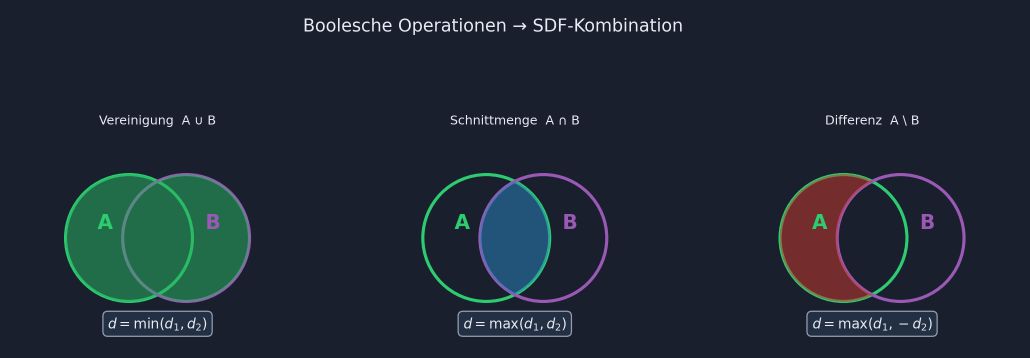
#> input picture presentation/csg-deep-dive/assets/diagrams/01-boolean-venn.png, 2059 x 715 px (shown at 1/2 size); its folder holds 5 pictures in this run
$ python export_pdf.py
#> lines starting #> are read from the running program, lines starting #| are printed output that depends on the picture
#!/usr/bin/env python3
"""Export slide-style PDFs from generated PNG diagrams (no LaTeX required)."""

from __future__ import annotations

from pathlib import Path

import matplotlib.pyplot as plt
import matplotlib.image as mpimg
from matplotlib.backends.backend_pdf import PdfPages

ROOT = Path(__file__).resolve().parent
DIAG = ROOT / "assets" / "diagrams"

BG = "#1a1f2e"
FG = "#e8ecf4"
ACCENT = "#4a90d9"
MUTED = "#9aa5b8"

# reserved header band (figure coords)
TITLE_Y = 0.94
SUBTITLE_Y = 0.875
CONTENT_TOP = 0.82   # nothing may extend above this when subtitle present
CONTENT_TOP_NO_SUB = 0.88


def slide(fig, title: str, subtitle: str | None = None) -> tuple:
    fig.patch.set_facecolor(BG)
    ax = fig.add_axes([0, 0, 1, 1])
    ax.set_facecolor(BG)
    ax.axis("off")
    ax.text(0.06, TITLE_Y, title, color=FG, fontsize=22, weight="bold", va="top")
    top = CONTENT_TOP_NO_SUB
    if subtitle:
        ax.text(0.06, SUBTITLE_Y, subtitle, color=MUTED, fontsize=12, va="top")
        top = CONTENT_TOP
    return ax, top


def add_image(fig, path: Path, bottom: float, height: float,
              left: float = 0.06, width: float = 0.88):
    ax_img = fig.add_axes([left, bottom, width, height])
    ax_img.imshow(mpimg.imread(path))
    ax_img.axis("off")
    return ax_img


def add_code(ax, code: str, y: float, fontsize: float = 9):
    ax.text(
        0.06, y, code,
        family="monospace", fontsize=fontsize, color="#a8d8ff", va="top",
        bbox=dict(boxstyle="round,pad=0.5", fc="#0d1117", ec=MUTED),
    )


def add_bullets(ax, items: list[str], y: float = 0.72):
    for i, item in enumerate(items):
        ax.text(0.08, y - i * 0.065, f"•  {item}", color=FG, fontsize=13, va="top")


def add_math_paragraph(ax, title: str, lines: list[str], y: float = 0.78):
    ax.text(0.06, y, title, color=ACCENT, fontsize=16, weight="bold", va="top")
    yy = y - 0.07
    for ln in lines:
        ax.text(0.06, yy, ln, color=FG, fontsize=12, va="top")
        yy -= 0.06


def export_beamer_pdf(out: Path):
    with PdfPages(out) as pdf:
        # title slide
        fig = plt.figure(figsize=(13.33, 7.5))
        ax, _ = slide(fig, "CSG — Mathematischer Deep Dive", "Folgeseiten (Entwurf)")
        pdf.savefig(fig, facecolor=BG)
        plt.close(fig)

        # context
        fig = plt.figure(figsize=(13.33, 7.5))
        ax, top = slide(fig, "Kontext", "Was wir bereits wissen")
        add_bullets(ax, [
            "SDF: f(p) < 0 innen, f(p) = 0 Oberfläche, f(p) > 0 außen",
            "Ray Marching: Schrittweite = |f(p)| entlang des Strahls",
            "Primitive: Kugel, Box, Zylinder als geschlossene Formeln",
        ], top - 0.06)
        ax.text(0.06, top - 0.34,
                "Diese Folien: Wie wird aus Primitiven eine Szene — rein algebraisch?",
                color=ACCENT, fontsize=14, weight="bold")
        pdf.savefig(fig, facecolor=BG)
        plt.close(fig)

        # venn + table
        fig = plt.figure(figsize=(13.33, 7.5))
        ax, top = slide(fig, "Von Mengen zu Distanzen")
        table = (
            "Vereinigung     d = min(d₁, d₂)\n"
            "Schnittmenge    d = max(d₁, d₂)\n"
            "Differenz       d = max(d₁, −d₂)"
        )
        ax.text(0.06, top - 0.02, table, family="monospace", fontsize=12, color=FG, va="top",
                bbox=dict(boxstyle="round,pad=0.4", fc="#243044", ec=MUTED))
        add_image(fig, DIAG / "01-boolean-venn.png", bottom=0.04, height=top - 0.22)
        pdf.savefig(fig, facecolor=BG)
        plt.close(fig)

        # glsl
        fig = plt.figure(figsize=(13.33, 7.5))
        ax, top = slide(fig, "GLSL — die drei Operatoren")
        add_code(ax,
                 "float opUnion(float d1, float d2)     { return min(d1, d2); }\n"
                 "float opIntersect(float d1, float d2) { return max(d1, d2); }\n"
                 "float opSubtract(float d1, float d2)  { return max(d1, -d2); }",
                 top - 0.04, fontsize=10)
        ax.text(0.06, top - 0.30,
                "Die Szene ist ein verschachtelter Ausdrucksbaum — kein neues Mesh nötig.",
                color=MUTED, fontsize=11)
        add_image(fig, DIAG / "06-nary-union-chain.png", bottom=0.04, height=0.36)
#> call 2 of add_image, with bottom = 0.04, height = 0.36, left = 0.06, width = 0.88
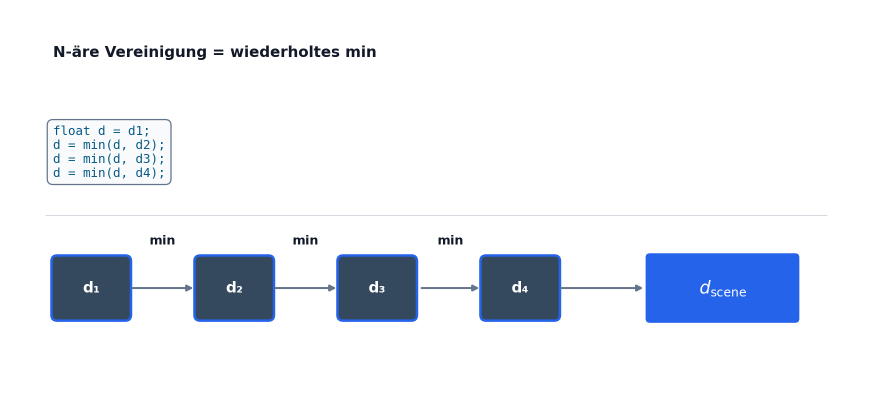
#> input picture presentation/csg-deep-dive/assets/diagrams/06-nary-union-chain.png, 1745 x 820 px (shown at 1/2 size)
        pdf.savefig(fig, facecolor=BG)
        plt.close(fig)

        # why min/max — stacked with gap
        fig = plt.figure(figsize=(13.33, 7.5))
        ax, top = slide(fig, "Warum min / max?", "Innen iff d < 0")
        table_h = 0.30
        scan_h = top - table_h - 0.10
        add_image(fig, DIAG / "04-inside-outside-table.png", bottom=scan_h + 0.06, height=table_h)
#> call 3 of add_image, with bottom = 0.48, height = 0.3, left = 0.06, width = 0.88
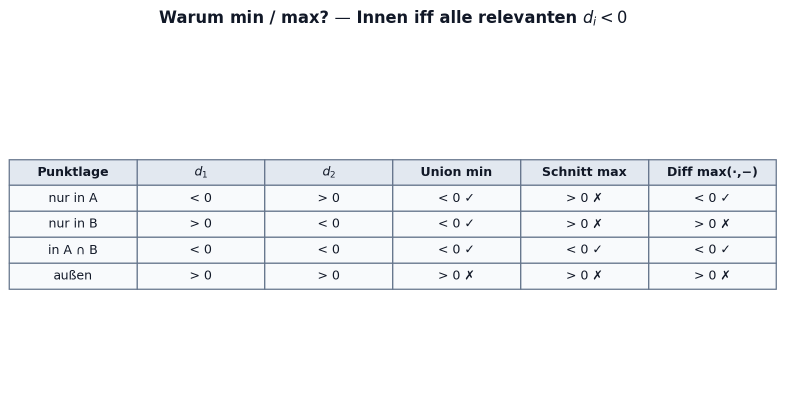
#> input picture presentation/csg-deep-dive/assets/diagrams/04-inside-outside-table.png, 1570 x 786 px (shown at 1/2 size)
        add_image(fig, DIAG / "03-1d-scanline.png", bottom=0.04, height=scan_h)
#> call 4 of add_image, with bottom = 0.04, height = 0.42, left = 0.06, width = 0.88
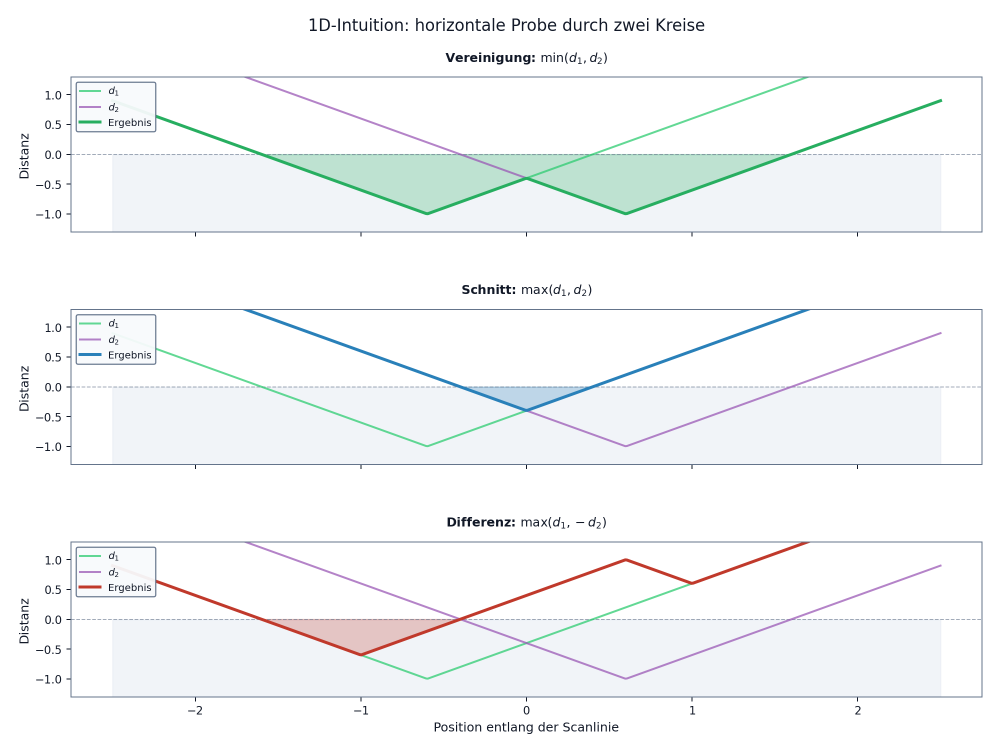
#> input picture presentation/csg-deep-dive/assets/diagrams/03-1d-scanline.png, 1999 x 1504 px (shown at 1/2 size)
        pdf.savefig(fig, facecolor=BG)
        plt.close(fig)

        # 2d fields
        fig = plt.figure(figsize=(13.33, 7.5))
        ax, top = slide(fig, "2D-Distanzfelder", "Weiße Kontur = d = 0")
        add_image(fig, DIAG / "02-sdf-heatmap-panel.png", bottom=0.03, height=top - 0.05)
        pdf.savefig(fig, facecolor=BG)
        plt.close(fig)

        # csg tree — single large diagram
        fig = plt.figure(figsize=(13.33, 7.5))
        ax, top = slide(fig, "CSG-Baum", "Hierarchische Konstruktion")
        add_image(fig, DIAG / "05-csg-tree.png", bottom=0.03, height=top - 0.05)
        pdf.savefig(fig, facecolor=BG)
        plt.close(fig)

        # renders
        fig = plt.figure(figsize=(13.33, 7.5))
        ax, top = slide(fig, "Gerenderte Beispiele", "Software-Raymarch aus SDF-Formeln")
        add_image(fig, DIAG / "10-render-panel.png", bottom=0.03, height=top - 0.05)
        pdf.savefig(fig, facecolor=BG)
        plt.close(fig)

        # shader
        fig = plt.figure(figsize=(13.33, 7.5))
        ax, top = slide(fig, "GLSL — Szene aus dem Baum")
        add_code(ax,
                 "float scene(vec3 p) {\n"
                 "  float holes = min(min(cylZ(p), cylX(p)), cylY(p));\n"
                 "  float core  = max(box(p), sphere(p));\n"
                 "  return max(core, -holes);\n"
                 "}", top - 0.06, fontsize=10)
        add_image(fig, DIAG / "09-render-csg-tree.png", bottom=0.06, height=0.42, width=0.55, left=0.06)
        pdf.savefig(fig, facecolor=BG)
        plt.close(fig)

        # smooth union
        fig = plt.figure(figsize=(13.33, 7.5))
        ax, top = slide(fig, "Glatte Übergänge", "min/max durch polynomiale Mischung")
        add_image(fig, DIAG / "07-smooth-union.png", bottom=0.16, height=top - 0.22)
        add_code(ax,
                 "float h = clamp(0.5+0.5*(d2-d1)/k, 0., 1.);\n"
                 "return mix(d2,d1,h) - k*h*(1.0-h);", 0.06)
        pdf.savefig(fig, facecolor=BG)
        plt.close(fig)

        # smooth union: parameter sweep
        fig = plt.figure(figsize=(13.33, 7.5))
        ax, top = slide(fig, "Smooth Union in 2D", "Was k geometrisch verändert")
        add_image(fig, DIAG / "11-smooth-2d-comparison.png", bottom=0.03, height=top - 0.05)
        pdf.savefig(fig, facecolor=BG)
        plt.close(fig)

        # smooth union: internals
        fig = plt.figure(figsize=(13.33, 7.5))
        ax, top = slide(fig, "Smooth Union", "h und d_s = 0")
        add_image(fig, DIAG / "12-smooth-h-map.png", bottom=0.03, height=top - 0.05)
        pdf.savefig(fig, facecolor=BG)
        plt.close(fig)

        # smooth union: k sweep
        fig = plt.figure(figsize=(13.33, 7.5))
        ax, top = slide(fig, "Smooth Union k-Sweep", "Von fast hart bis stark geblendet")
        add_image(fig, DIAG / "13-smooth-k-sweep-panel.png", bottom=0.03, height=top - 0.05)
        pdf.savefig(fig, facecolor=BG)
        plt.close(fig)

        # smooth difference / intersection
        fig = plt.figure(figsize=(13.33, 7.5))
        ax, top = slide(fig, "Smooth Difference & Intersection", "Gleiche Idee, andere Operatoren")
        add_image(fig, DIAG / "14-smooth-other-ops.png", bottom=0.03, height=top - 0.05)
        pdf.savefig(fig, facecolor=BG)
        plt.close(fig)

        # smooth breakdown
        fig = plt.figure(figsize=(13.33, 7.5))
        ax, top = slide(fig, "Smooth Union Schritt-für-Schritt", "h → mix → Korrektur → finales d")
        add_image(fig, DIAG / "15-smooth-step-breakdown.png", bottom=0.03, height=top - 0.05)
        pdf.savefig(fig, facecolor=BG)
        plt.close(fig)

        # mathematical properties
        fig = plt.figure(figsize=(13.33, 7.5))
        ax, top = slide(fig, "Smooth Union — formale Eigenschaften", "Text- und Formelperspektive")
        add_math_paragraph(ax, "Definition", [
            "h = clamp(1/2 + (d2-d1)/(2k), 0, 1)",
            "d_s = (1-h)*d2 + h*d1 - k*h*(1-h)",
        ], y=top - 0.01)
        add_math_paragraph(ax, "Aussagen", [
            "1) k -> 0+  =>  d_s -> min(d1,d2) punktweise",
            "2) |d1-d2| >= k  =>  h in {0,1}  =>  d_s exakt d1 oder d2",
            "3) |d1-d2| < k   =>  glatte polynomiale Mischung",
            "4) -k*h*(1-h) reduziert den Aufbläh-Effekt der reinen Linearmischung",
        ], y=0.49)
        pdf.savefig(fig, facecolor=BG)
        plt.close(fig)

        # derivative view
        fig = plt.figure(figsize=(13.33, 7.5))
        ax, top = slide(fig, "Warum wirklich „smooth“?", "Ableitungen und Normalen-Interpretation")
        add_math_paragraph(ax, "Im Blend-Band gilt", [
            "dh/dd1 = -1/(2k),   dh/dd2 = +1/(2k)",
            "=> grad(d_s) = alpha * grad(d1) + (1-alpha) * grad(d2), alpha in [0,1]",
            "Die Flächennormale springt nicht abrupt, sondern wird kontinuierlich gemischt.",
        ], y=top - 0.01)
        add_math_paragraph(ax, "Konsequenz fürs Rendering", [
            "Kleinere Normalensprünge -> weichere Highlights und stabilere Shading-Übergänge.",
            "Außerhalb des Blend-Bands bleiben die originalen SDF-Flächen exakt erhalten.",
        ], y=0.43)
        pdf.savefig(fig, facecolor=BG)
        plt.close(fig)

        # summary
        fig = plt.figure(figsize=(13.33, 7.5))
        ax, top = slide(fig, "Zusammenfassung")
        add_bullets(ax, [
            "Union → min(d₁,d₂) — nähere Fläche gewinnt",
            "Schnitt → max(d₁,d₂) — beide müssen innen sein",
            "Differenz → max(d₁,−d₂) — B wird invertiert",
            "Szene = Baum aus Primitiven + Operatoren",
            "Rendering: map(p) in der Ray-Marching-Schleife",
        ], top - 0.04)
        pdf.savefig(fig, facecolor=BG)
        plt.close(fig)

    print(f"Wrote {out}")


def export_pages_pdf(out: Path):
    """One diagram per page — print-friendly handout."""
    images = sorted(DIAG.glob("*.png"))
    with PdfPages(out) as pdf:
        for img_path in images:
            fig = plt.figure(figsize=(11.69, 8.27))  # A4 landscape
            fig.patch.set_facecolor(BG)
            # title band separate from image
            fig.text(0.04, 0.96, img_path.stem.replace("-", " "), color=FG,
                     fontsize=16, weight="bold", va="top")
            sub = fig.add_axes([0.04, 0.05, 0.92, 0.86])
            sub.imshow(mpimg.imread(img_path))
            sub.axis("off")
            pdf.savefig(fig, facecolor=BG)
            plt.close(fig)
    print(f"Wrote {out}")


def main():
    export_beamer_pdf(ROOT / "csg-math-slides.pdf")
#> in export_beamer_pdf, `pdf.savefig(fig, facecolor=BG)`:
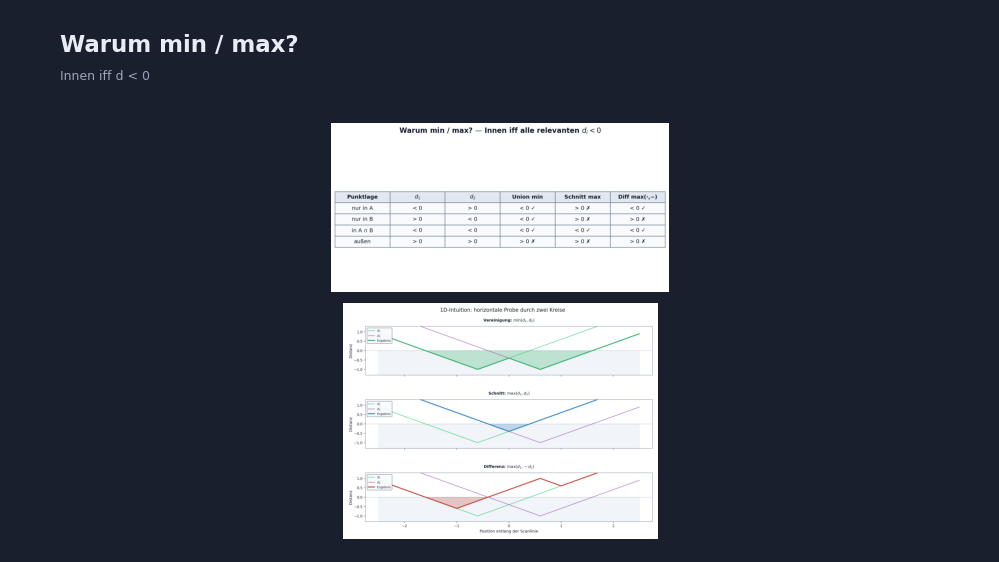
#> figure drawn by matplotlib, 2 panels
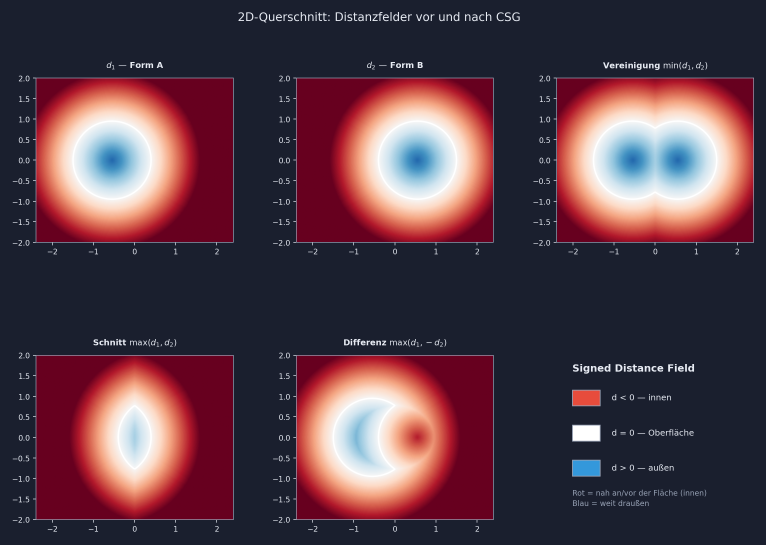
#> input picture presentation/csg-deep-dive/assets/diagrams/02-sdf-heatmap-panel.png, 2297 x 1635 px (shown at 1/3 size)
    export_pages_pdf(ROOT / "csg-math-pages.pdf")


if __name__ == "__main__":
#> (the run stopped early here; a loop or call above may not have finished)
